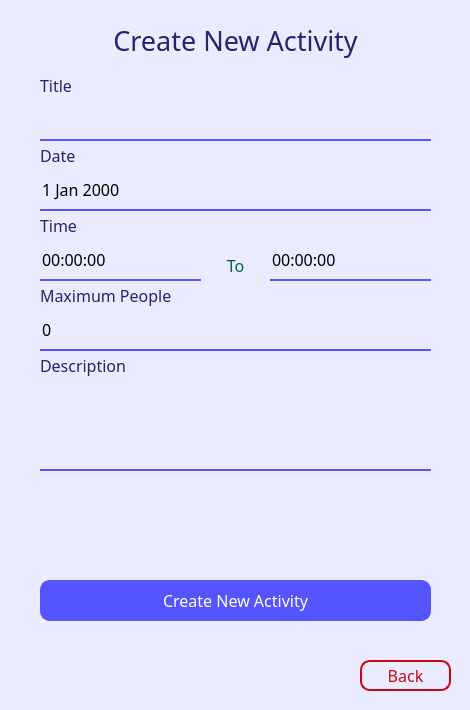
<?xml version="1.0" encoding="UTF-8"?>
<ui version="4.0">
 <class>Dialog</class>
 <widget class="QDialog" name="Dialog">
  <property name="geometry">
   <rect>
    <x>0</x>
    <y>0</y>
    <width>470</width>
    <height>710</height>
   </rect>
  </property>
  <property name="font">
   <font>
    <family>ZCOOL QingKe HuangYou</family>
    <pointsize>12</pointsize>
   </font>
  </property>
  <property name="windowTitle">
   <string>Board Game Community</string>
  </property>
  <property name="styleSheet">
   <string notr="true">background-color: rgb(235, 235, 255);</string>
  </property>
  <widget class="QLabel" name="label_3">
   <property name="geometry">
    <rect>
     <x>20</x>
     <y>20</y>
     <width>431</width>
     <height>41</height>
    </rect>
   </property>
   <property name="font">
    <font>
     <family>ZCOOL QingKe HuangYou</family>
     <pointsize>20</pointsize>
     <weight>50</weight>
     <italic>false</italic>
     <bold>false</bold>
    </font>
   </property>
   <property name="styleSheet">
    <string notr="true">background-color: rgba(255, 255, 255, 0);
color: rgb(36, 36, 111);
font: 20pt &quot;ZCOOL QingKe HuangYou&quot;;</string>
   </property>
   <property name="text">
    <string>Create New Activity</string>
   </property>
   <property name="textFormat">
    <enum>Qt::AutoText</enum>
   </property>
   <property name="alignment">
    <set>Qt::AlignCenter</set>
   </property>
  </widget>
  <widget class="QPushButton" name="btn_createActivity">
   <property name="geometry">
    <rect>
     <x>40</x>
     <y>580</y>
     <width>391</width>
     <height>41</height>
    </rect>
   </property>
   <property name="styleSheet">
    <string notr="true">background-color: rgb(85, 85, 255);
color: rgb(255, 255, 255);
font: 12pt &quot;ZCOOL QingKe HuangYou&quot;;
border-radius: 10px;
border: 2px solid rgb(85, 85, 255);</string>
   </property>
   <property name="text">
    <string>Create New Activity</string>
   </property>
  </widget>
  <widget class="QLabel" name="label_8">
   <property name="geometry">
    <rect>
     <x>40</x>
     <y>70</y>
     <width>211</width>
     <height>31</height>
    </rect>
   </property>
   <property name="font">
    <font>
     <family>ZCOOL QingKe HuangYou</family>
     <pointsize>12</pointsize>
     <weight>50</weight>
     <italic>false</italic>
     <bold>false</bold>
    </font>
   </property>
   <property name="styleSheet">
    <string notr="true">background-color: rgba(255, 255, 255, 0);
font: 12pt &quot;ZCOOL QingKe HuangYou&quot;;
color: rgb(36, 36, 111);</string>
   </property>
   <property name="text">
    <string>Title</string>
   </property>
  </widget>
  <widget class="QLineEdit" name="ltxt_title">
   <property name="geometry">
    <rect>
     <x>40</x>
     <y>100</y>
     <width>391</width>
     <height>41</height>
    </rect>
   </property>
   <property name="styleSheet">
    <string notr="true">font: 12pt &quot;Bai Jamjuree&quot;;
border: 0px;
border-bottom: 2px solid rgb(85, 85, 255);
background-color: rgba(255, 255, 255, 0);</string>
   </property>
   <property name="text">
    <string/>
   </property>
  </widget>
  <widget class="QPushButton" name="btn_back">
   <property name="geometry">
    <rect>
     <x>360</x>
     <y>660</y>
     <width>91</width>
     <height>31</height>
    </rect>
   </property>
   <property name="styleSheet">
    <string notr="true">background-color:  rgba(0, 0, 0, 0);
color: rgb(200, 9, 19);
font: 12pt &quot;ZCOOL QingKe HuangYou&quot;;
border-radius: 10px;
border: 2px solid rgb(200, 9, 19);</string>
   </property>
   <property name="text">
    <string>Back</string>
   </property>
  </widget>
  <widget class="QTextEdit" name="txt_description">
   <property name="geometry">
    <rect>
     <x>40</x>
     <y>380</y>
     <width>391</width>
     <height>91</height>
    </rect>
   </property>
   <property name="styleSheet">
    <string notr="true">font: 12pt &quot;Bai Jamjuree&quot;;
border: 0px;
border-bottom: 2px solid rgb(85, 85, 255);
background-color: rgba(255, 255, 255, 0);</string>
   </property>
  </widget>
  <widget class="QLabel" name="label_10">
   <property name="geometry">
    <rect>
     <x>40</x>
     <y>350</y>
     <width>211</width>
     <height>31</height>
    </rect>
   </property>
   <property name="font">
    <font>
     <family>ZCOOL QingKe HuangYou</family>
     <pointsize>12</pointsize>
     <weight>50</weight>
     <italic>false</italic>
     <bold>false</bold>
    </font>
   </property>
   <property name="styleSheet">
    <string notr="true">background-color: rgba(255, 255, 255, 0);
font: 12pt &quot;ZCOOL QingKe HuangYou&quot;;
color: rgb(36, 36, 111);</string>
   </property>
   <property name="text">
    <string>Description</string>
   </property>
  </widget>
  <widget class="QDateEdit" name="dedt_date">
   <property name="geometry">
    <rect>
     <x>40</x>
     <y>170</y>
     <width>391</width>
     <height>41</height>
    </rect>
   </property>
   <property name="styleSheet">
    <string notr="true">font: 12pt &quot;Bai Jamjuree&quot;;
border: 0px;
border-bottom: 2px solid rgb(85, 85, 255);
background-color: rgba(255, 255, 255, 0);</string>
   </property>
  </widget>
  <widget class="QTimeEdit" name="tedt_startTime">
   <property name="geometry">
    <rect>
     <x>40</x>
     <y>240</y>
     <width>161</width>
     <height>41</height>
    </rect>
   </property>
   <property name="styleSheet">
    <string notr="true">font: 12pt &quot;Bai Jamjuree&quot;;
border: 0px;
border-bottom: 2px solid rgb(85, 85, 255);
background-color: rgba(255, 255, 255, 0);</string>
   </property>
  </widget>
  <widget class="QTimeEdit" name="tedt_endTime">
   <property name="geometry">
    <rect>
     <x>270</x>
     <y>240</y>
     <width>161</width>
     <height>41</height>
    </rect>
   </property>
   <property name="styleSheet">
    <string notr="true">font: 12pt &quot;Bai Jamjuree&quot;;
border: 0px;
border-bottom: 2px solid rgb(85, 85, 255);
background-color: rgba(255, 255, 255, 0);</string>
   </property>
  </widget>
  <widget class="QLabel" name="label_11">
   <property name="geometry">
    <rect>
     <x>40</x>
     <y>140</y>
     <width>211</width>
     <height>31</height>
    </rect>
   </property>
   <property name="font">
    <font>
     <family>ZCOOL QingKe HuangYou</family>
     <pointsize>12</pointsize>
     <weight>50</weight>
     <italic>false</italic>
     <bold>false</bold>
    </font>
   </property>
   <property name="styleSheet">
    <string notr="true">background-color: rgba(255, 255, 255, 0);
font: 12pt &quot;ZCOOL QingKe HuangYou&quot;;
color: rgb(36, 36, 111);</string>
   </property>
   <property name="text">
    <string>Date</string>
   </property>
  </widget>
  <widget class="QLabel" name="label_12">
   <property name="geometry">
    <rect>
     <x>40</x>
     <y>210</y>
     <width>211</width>
     <height>31</height>
    </rect>
   </property>
   <property name="font">
    <font>
     <family>ZCOOL QingKe HuangYou</family>
     <pointsize>12</pointsize>
     <weight>50</weight>
     <italic>false</italic>
     <bold>false</bold>
    </font>
   </property>
   <property name="styleSheet">
    <string notr="true">background-color: rgba(255, 255, 255, 0);
font: 12pt &quot;ZCOOL QingKe HuangYou&quot;;
color: rgb(36, 36, 111);</string>
   </property>
   <property name="text">
    <string>Time</string>
   </property>
  </widget>
  <widget class="QLabel" name="label_13">
   <property name="geometry">
    <rect>
     <x>210</x>
     <y>250</y>
     <width>51</width>
     <height>31</height>
    </rect>
   </property>
   <property name="font">
    <font>
     <family>ZCOOL QingKe HuangYou</family>
     <pointsize>12</pointsize>
     <weight>50</weight>
     <italic>false</italic>
     <bold>false</bold>
    </font>
   </property>
   <property name="styleSheet">
    <string notr="true">background-color: rgba(255, 255, 255, 0);
font: 12pt &quot;ZCOOL QingKe HuangYou&quot;;
color: rgb(0, 100, 76);</string>
   </property>
   <property name="text">
    <string>To</string>
   </property>
   <property name="alignment">
    <set>Qt::AlignCenter</set>
   </property>
  </widget>
  <widget class="QSpinBox" name="sbx_maxPeople">
   <property name="geometry">
    <rect>
     <x>40</x>
     <y>310</y>
     <width>391</width>
     <height>41</height>
    </rect>
   </property>
   <property name="styleSheet">
    <string notr="true">font: 12pt &quot;Bai Jamjuree&quot;;
border: 0px;
border-bottom: 2px solid rgb(85, 85, 255);
background-color: rgba(255, 255, 255, 0);</string>
   </property>
   <property name="maximum">
    <number>999</number>
   </property>
  </widget>
  <widget class="QLabel" name="label_14">
   <property name="geometry">
    <rect>
     <x>40</x>
     <y>280</y>
     <width>211</width>
     <height>31</height>
    </rect>
   </property>
   <property name="font">
    <font>
     <family>ZCOOL QingKe HuangYou</family>
     <pointsize>12</pointsize>
     <weight>50</weight>
     <italic>false</italic>
     <bold>false</bold>
    </font>
   </property>
   <property name="styleSheet">
    <string notr="true">background-color: rgba(255, 255, 255, 0);
font: 12pt &quot;ZCOOL QingKe HuangYou&quot;;
color: rgb(36, 36, 111);</string>
   </property>
   <property name="text">
    <string>Maximum People</string>
   </property>
  </widget>
 </widget>
 <resources/>
 <connections/>
</ui>
